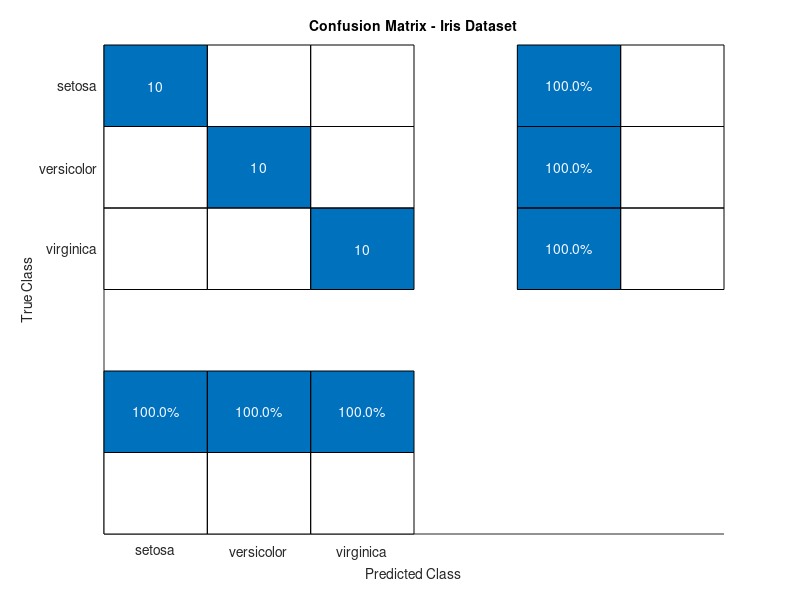

This chart was generated by the following MATLAB code:
% Load Iris dataset
load fisheriris
X = meas;
y = species;

% Convert class labels to numeric for confusion matrix (optional)
classNames = unique(y);
y_numeric = grp2idx(y);

% Split data into training and testing sets (80/20 split)
cv = cvpartition(y, 'HoldOut', 0.2);
X_train = X(training(cv), :);
y_train = y(training(cv));
X_test = X(test(cv), :);
y_test = y(test(cv));

% Train k-NN classifier with k=3
knnModel = fitcknn(X_train, y_train, 'NumNeighbors', 3);

% Predict on test data
y_pred = predict(knnModel, X_test);

% Classification Report (manually computed)
confMat = confusionmat(y_test, y_pred);
disp('Confusion Matrix:')
disp(confMat)

% Display confusion matrix as chart
figure;
confusionchart(y_test, y_pred, 'Title', 'Confusion Matrix - Iris Dataset', ...
               'RowSummary','row-normalized', 'ColumnSummary','column-normalized');

% Calculate and display precision, recall, F1-score manually
fprintf('\nClassification Report:\n');
for i = 1:length(classNames)
    tp = confMat(i, i);
    fn = sum(confMat(i, :)) - tp;
    fp = sum(confMat(:, i)) - tp;
    tn = sum(confMat(:)) - tp - fp - fn;

    precision = tp / (tp + fp);
    recall = tp / (tp + fn);
    f1 = 2 * (precision * recall) / (precision + recall);

    fprintf('%s:\n', classNames{i});
    fprintf('  Precision: %.2f\n', precision);
    fprintf('  Recall:    %.2f\n', recall);
    fprintf('  F1-score:  %.2f\n\n', f1);
end
